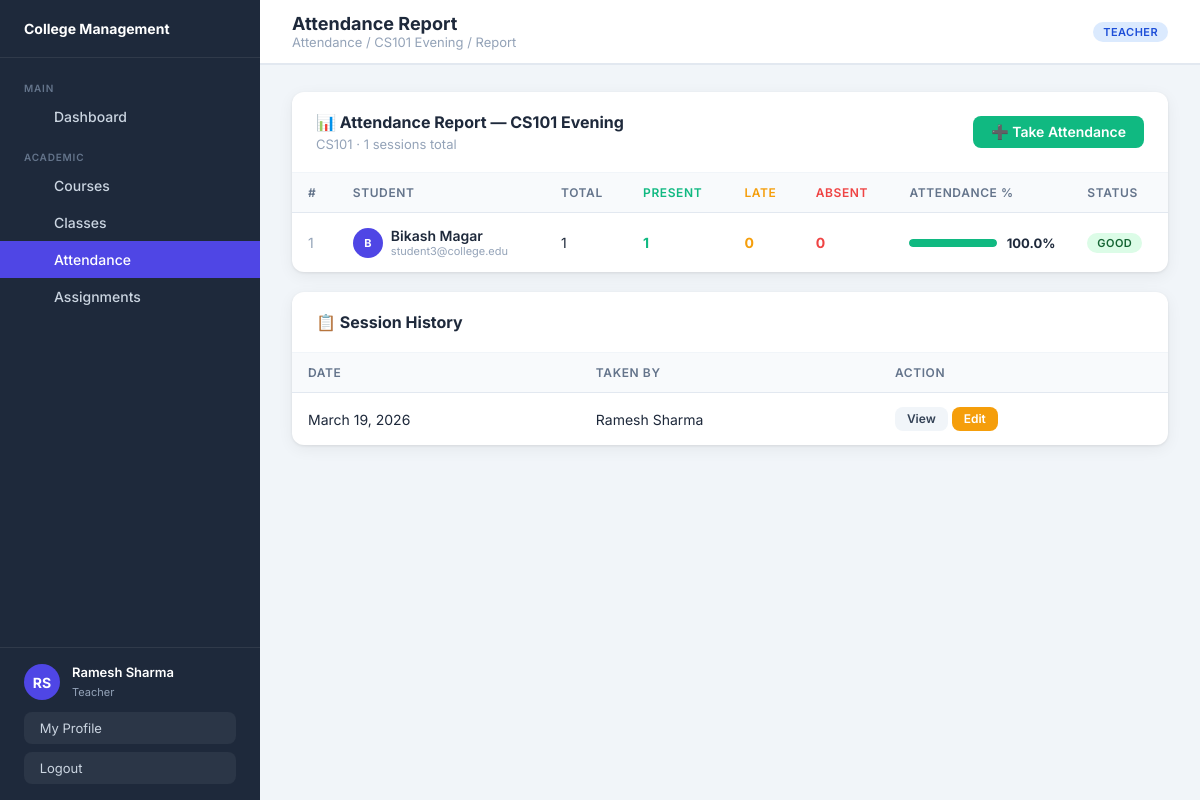
Screenshot of /attendance/report/2/ (signed in) with the database file from the repository.
### users/models.py (models this page shows, shortened)
class CustomUser(AbstractUser):
    ROLE_CHOICES = [('admin','Admin'),('teacher','Teacher'),('student','Student')]
    role = models.CharField(max_length=10, choices=ROLE_CHOICES, default='student')
    phone = models.CharField(max_length=20, blank=True)
    address = models.TextField(blank=True)
    date_of_birth = models.DateField(null=True, blank=True)
    @property
    def is_admin(self): return self.role == 'admin'
    @property
    def is_teacher(self): return self.role == 'teacher'

### classes/models.py (models this page shows, shortened)
class Classroom(models.Model):
    name = models.CharField(max_length=100)
    section = models.CharField(max_length=20, blank=True)
    course = models.ForeignKey(Course, on_delete=models.CASCADE, related_name='classrooms')
    teacher = models.ForeignKey(CustomUser, on_delete=models.SET_NULL, null=True, blank=True,
        related_name='teaching_classes', limit_choices_to={'role': 'teacher'})
    students = models.ManyToManyField(CustomUser, blank=True,
        related_name='enrolled_classes', limit_choices_to={'role': 'student'})
    schedule = models.CharField(max_length=200, blank=True)
    room_number = models.CharField(max_length=20, blank=True)
    created_at = models.DateTimeField(auto_now_add=True)
    class Meta:
        ordering = ['name']

### courses/models.py (models this page shows, shortened)
class Course(models.Model):
    name = models.CharField(max_length=200)
    code = models.CharField(max_length=20, unique=True)
    description = models.TextField(blank=True)
    credits = models.PositiveIntegerField(default=3)
    teacher = models.ForeignKey(CustomUser, on_delete=models.SET_NULL, null=True, blank=True,
        related_name='teaching_courses', limit_choices_to={'role': 'teacher'})
    students = models.ManyToManyField(CustomUser, blank=True,
        related_name='enrolled_courses', limit_choices_to={'role': 'student'})
    created_at = models.DateTimeField(auto_now_add=True)

### attendance/models.py (models this page shows, shortened)
class AttendanceSession(models.Model):
    classroom = models.ForeignKey(Classroom, on_delete=models.CASCADE, related_name='sessions')
    date = models.DateField()
    taken_by = models.ForeignKey(CustomUser, on_delete=models.SET_NULL, null=True,
        limit_choices_to={'role': 'teacher'})
    created_at = models.DateTimeField(auto_now_add=True)
    class Meta:
        unique_together = ['classroom', 'date']
        ordering = ['-date']

### attendance/views.py (the view)
# urls.py: path('report/<int:class_id>/', views.attendance_report, name='attendance_report'),
@login_required
def attendance_report(request, class_id):
    classroom = get_object_or_404(Classroom, pk=class_id)
    sessions = AttendanceSession.objects.filter(classroom=classroom).prefetch_related('records__student').order_by('date')
    students = classroom.students.all()
    report = []
    for student in students:
        total = sessions.count()
        present = AttendanceRecord.objects.filter(session__classroom=classroom, student=student, status='present').count()
        late = AttendanceRecord.objects.filter(session__classroom=classroom, student=student, status='late').count()
        absent = total - present - late
        pct = round((present + late) / total * 100, 1) if total > 0 else 0
        report.append({'student': student, 'present': present, 'late': late, 'absent': absent, 'total': total, 'pct': pct})
    return render(request, 'attendance/attendance_report.html', {
        'classroom': classroom, 'report': report, 'sessions': sessions
    })

### attendance/templates/attendance/attendance_report.html (shortened to what this page needs)
{% extends 'base.html' %}
{% block page_title %}Attendance Report{% endblock %}
{% block breadcrumb %}Attendance / {{ classroom.name }} / Report{% endblock %}
{% block content %}
<div class="card" style="margin-bottom:20px;">
  <div class="card-header">
    <div>
      <h3 class="card-title">📊 Attendance Report — {{ classroom.name }}</h3>
      <p style="font-size:13px;color:var(--gray-400);margin-top:4px;">{{ classroom.course.code }} · {{ sessions|length }} sessions total</p>
    </div>
    {% if user.is_teacher or user.is_admin %}
    <a href="{% url 'take_attendance' classroom.pk %}" class="btn btn-success">➕ Take Attendance</a>
    {% endif %}
  </div>
  {% if report %}
  <div class="table-wrapper">
    <table>
      <thead>
        <tr>
          <th>#</th><th>Student</th><th>Total</th>
          <th style="color:var(--success);">Present</th>
          <th style="color:var(--warning);">Late</th>
          <th style="color:var(--danger);">Absent</th>
          <th>Attendance %</th>
          <th>Status</th>
        </tr>
      </thead>
      <tbody>
        {% for r in report %}
        <tr>
          <td style="color:var(--gray-400);">{{ forloop.counter }}</td>
          <td>
            <div style="display:flex;align-items:center;gap:8px;">
              <div style="width:30px;height:30px;border-radius:50%;background:var(--primary);display:flex;align-items:center;justify-content:center;color:#fff;font-size:11px;font-weight:700;">
                {{ r.student.first_name|first|upper }}
              </div>
              <div>
                <div style="font-weight:600;">{{ r.student.get_full_name|default:r.student.username }}</div>
                <div style="font-size:11px;color:var(--gray-400);">{{ r.student.email|default:"" }}</div>
              </div>
            </div>
          </td>
          <td>{{ r.total }}</td>
          <td><span style="color:var(--success);font-weight:700;">{{ r.present }}</span></td>
          <td><span style="color:var(--warning);font-weight:700;">{{ r.late }}</span></td>
          <td><span style="color:var(--danger);font-weight:700;">{{ r.absent }}</span></td>
          <td style="min-width:160px;">
            <div style="display:flex;align-items:center;gap:10px;">
              <div class="progress" style="flex:1;">
                <div class="progress-bar" data-width="{{ r.pct }}"></div>
              </div>
              <span style="font-size:13px;font-weight:700;min-width:40px;">{{ r.pct }}%</span>
            </div>
          </td>
          <td>
            {% if r.pct >= 75 %}<span class="badge badge-present">Good</span>
            {% elif r.pct >= 50 %}<span class="badge badge-late">Average</span>
            {% else %}<span class="badge badge-absent">Low</span>{% endif %}
          </td>
        </tr>
        {% endfor %}
      </tbody>
    </table>
  </div>
  {% else %}
  <div class="empty-state">
    <div class="empty-icon">📊</div>
    <p>No attendance data for this class yet</p>
  </div>
  {% endif %}
</div>
<div class="card">
  <div class="card-header"><h3 class="card-title">📋 Session History</h3></div>
  {% if sessions %}
  <div class="table-wrapper">
    <table>
      <thead><tr><th>Date</th><th>Taken By</th><th>Action</th></tr></thead>
      <tbody>
        {% for s in sessions %}
        <tr>
          <td>{{ s.date }}</td>
          <td>{{ s.taken_by.get_full_name|default:"—" }}</td>
          <td>
            <a href="{% url 'session_detail' s.pk %}" class="btn btn-sm btn-secondary">View</a>
            {% if user.is_teacher or user.is_admin %}
            <a href="{% url 'take_attendance' classroom.pk %}?date={{ s.date|date:'Y-m-d' }}" class="btn btn-sm btn-warning">Edit</a>
            {% endif %}
          </td>
        </tr>
        {% endfor %}
      </tbody>
    </table>
  </div>
  {% else %}<div class="empty-state" style="padding:24px;"><p>No sessions yet</p></div>{% endif %}
</div>
{% endblock %}

### templates/base.html (shortened to what this page needs)
{% load static %}
<!DOCTYPE html>
<html lang="en">
<head>
<link rel="stylesheet" href="{% static 'css/main.css' %}"/>
</head>
<body>
<div class="layout">
  <aside class="sidebar">
    <div class="sidebar-brand">
      <div class="brand-text">
        <h2> College Management</h2>
      </div>
    </div>
    <nav class="sidebar-nav">
      <div class="nav-section">
        <div class="nav-section-title">Main</div>
        <a href="{% url 'dashboard' %}" class="nav-item"> Dashboard</a>
      </div>
      <div class="nav-section">
        <div class="nav-section-title">Academic</div>
        <a href="{% url 'course_list' %}" class="nav-item"> Courses</a>
        <a href="{% url 'class_list' %}" class="nav-item"> Classes</a>
        <a href="{% url 'attendance_list' %}" class="nav-item"> Attendance</a>
        <a href="{% url 'assignment_list' %}" class="nav-item"> Assignments</a>
      </div>
    </nav>
    <div class="sidebar-footer">
      <div class="sidebar-user">
        <div class="avatar">{{ user.first_name|first|upper }}{{ user.last_name|first|upper }}</div>
        <div class="user-info">
          <p>{{ user.get_full_name|default:user.username }}</p>
          <span>{{ user.role|capfirst }}</span>
        </div>
      </div>
      <a href="{% url 'profile' %}" class="btn-logout" style="margin-bottom:8px;"> &nbsp;My Profile</a>
      <a href="{% url 'logout' %}" class="btn-logout"> &nbsp;Logout</a>
    </div>
  </aside>
  <div class="main-content">
    <header class="topbar">
      <div class="topbar-left">
        <div>
          <div class="page-title">{% block page_title %}Dashboard{% endblock %}</div>
          <div class="breadcrumb">{% block breadcrumb %}Home{% endblock %}</div>
        </div>
      </div>
      <div class="topbar-right">
        <span class="badge badge-{{ user.role }}">{{ user.role|capfirst }}</span>
      </div>
    </header>
    <main class="page-body">
      {% block content %}{% endblock %}
    </main>
  </div>
</div>
</body>
</html>

### rows the page displays
CustomUser: first_name|first "R", last_name|first "S", get_full_name "Ramesh Sharma", role "Teacher", role "TEACHER"
Classroom: name "CS101 Evening", course.code "CS101"
CustomUser: student.first_name|first "B", student.get_full_name "Bikash Magar", student.email "student3@college.edu", total "1", present "1", late "0", absent "0", pct "100.0"
AttendanceSession: date "March 19, 2026", taken_by.get_full_name "Ramesh Sharma"

### other values shown
{{ sessions|length }} "1"
